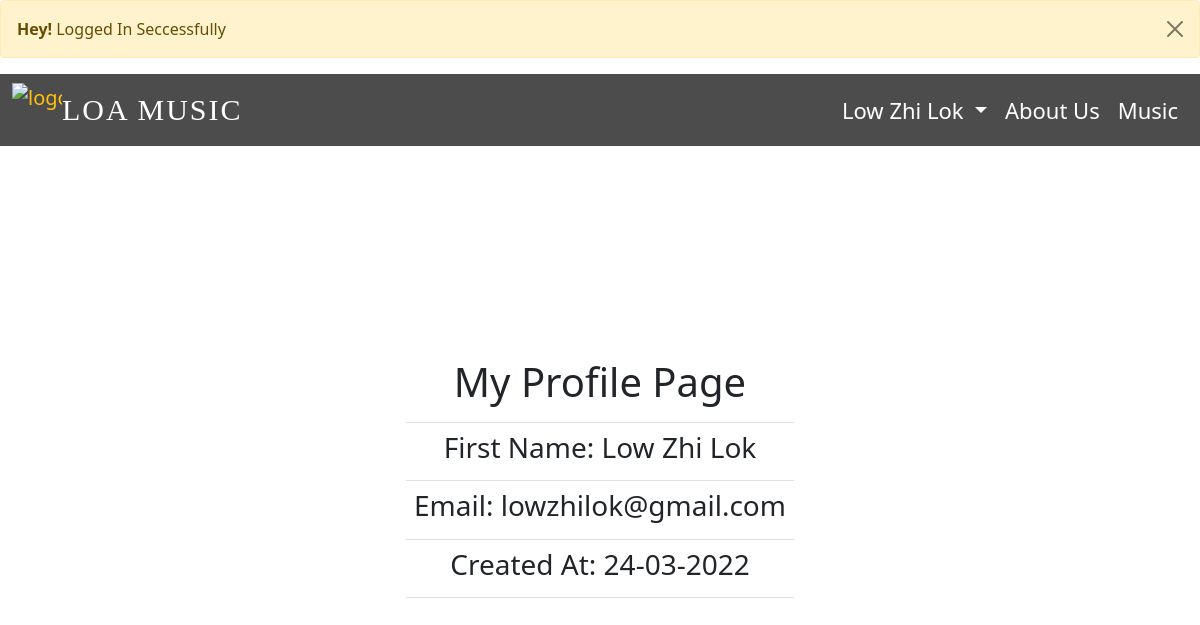
Page /my-profile.php (signed in) on the committed database.
### tables this page shows
CREATE TABLE `users` (
  `id` int(11) NOT NULL,
  `fname` varchar(255) NOT NULL,
  `lname` varchar(255) NOT NULL,
  `email` varchar(255) NOT NULL,
  `password` varchar(255) NOT NULL,
  `role_as` tinyint(4) NOT NULL DEFAULT 0,
  `status` tinyint(1) NOT NULL DEFAULT 0,
  `created_at` timestamp NOT NULL DEFAULT current_timestamp()
);

### config/OOPdbcon.php (called while the page is built, shortened)
<?php
class OOPdbcon{
    public function __construct()
    {
        $conn = new mysqli(DB_HOST, DB_USER, DB_PASSWORD, DB_DATABASE);
        return $this->conn = $conn;
    }
}
?>

### controllers/AuthenticationController.php (called while the page is built, shortened)
<?php
class AuthenticationController{
    public function __construct()
    {
        $db = new OOPdbcon;
        $this->conn = $db->conn;
    }
    private function checkIsLoggedIn(){
        if(!isset($_SESSION['authenticated'])){
            redirect("Please login to access the page", "login.php");
            return false;
        }else{
            return true;
        }
    }
    public function authDetail(){
        $checkAuth = $this->checkIsLoggedIn();
        if($checkAuth){
            $user_id = $_SESSION['auth_user']['user_id'];
            $getUserData = "SELECT * FROM users WHERE id='$user_id' LIMIT 1";
            $result = $this->conn->query($getUserData);
            if($result->num_rows > 0){
                $data = $result->fetch_assoc();
                return $data;
            }else{
                redirect("Something went wrong", "login.php");
            }
        }else{
            return false;
        }
    }
}
?>

### my-profile.php (the view, shortened to what this page needs)
<?php
include_once('controllers/AuthenticationController.php');
$authenticated = new AuthenticationController;
$data = $authenticated->authDetail();
?>
<!DOCTYPE html>
<html lang="en">
<head>
    <link rel="stylesheet" href="../IP_Assignment/style/style.css">
    <link rel="stylesheet" href="../IP_Assignment/assets/css/bootstrap5.min.css">
</head>
<body>
    <?php include('message.php'); ?>
    <nav class="navbar navbar-expand-lg container-fluid" style="position: fixed">
        <a class="navbar-brand mr-5 text-warning" href="<?= base_url('homepage.php') ?>"><img src="../IP_Assignment/logo.gif" class="anotherStyleOfLogo" style="width: 50px; height: 50px; text-align: center;" alt="logo gif"><span class="anotherStyleOfLOA">LOA MUSIC</span></a>
        <div class="collapse navbar-collapse" id="navbarSupportedContent">
            <ul class="navbar-nav ms-auto mb-2 mb-lg-0">
                <?php if (isset($_SESSION['authenticated'])) : ?>
                    <li class="nav-item dropdown">
                        <a class="nav-link dropdown-toggle text-white" style="font-size: 22px; padding-right: 10px;" href="#" id="navbarDropdownMenuLink" role="button" data-bs-toggle="dropdown" aria-expanded="false">
                            <?= $_SESSION['auth_user']['user_fname'] . " " . $_SESSION['auth_user']['user_lname']; ?>
                        </a>
                    </li>
                <?php endif; ?>
                <li class="nav-item">
                    <a class="nav-link text-white" style="font-size: 22px; padding-right: 10px;" href="#about">About Us</a>
                </li>
                <li class="nav-item">
                    <a class="nav-link text-white" style="font-size: 22px; padding-right: 10px;" href="#">Music</a>
                </li>
            </ul>
        </div>
    </nav>
    <table class="table container text-center w-50">
        <th><h1>My Profile Page</h1></th>
        <tr>
            <td><h3>First Name: <?= $data['fname']. ' ' .$data['lname'];  ?></h3></td>
        </tr>
        <tr>
            <td><h3>Email: <?= $data['email']; ?></h3></td>
        </tr>
        <tr>
            <td><h3>Created At: <?= date('d-m-Y', strtotime($data['created_at'])); ?></h3></td>
        </tr>
    </table>
</body>
</html>

### style/style.css (style rules this page uses)
html { scroll-behavior: smooth; }
.container { min-height: 100vh; position: relative; max-width: 100%; margin-left: auto; margin-right: auto; display: flex; align-items: center; justify-content: space-around; flex-wrap: wrap; }

### my-profile.php (style rules this page uses)
* { margin: 0%; padding: 0%; }
nav { background-color: rgba(0, 0, 0, 0.7); }
.anotherStyleOfLOA { color: #fff; font-size: 30px; letter-spacing: 2px; font-family: serif; }
.anotherStyleOfLogo { margin-top: -13px; display: inline-block; }

### rows in the picture
users: fname "Low", lname "Zhi Lok", email "lowzhilok@gmail.com", created_at "24-03-2022"

### other values in the picture
$_SESSION['message'] "Logged In Seccessfully"
$_SESSION['auth_user']['user_fname'] "Low"
$_SESSION['auth_user']['user_lname'] "Zhi Lok"
